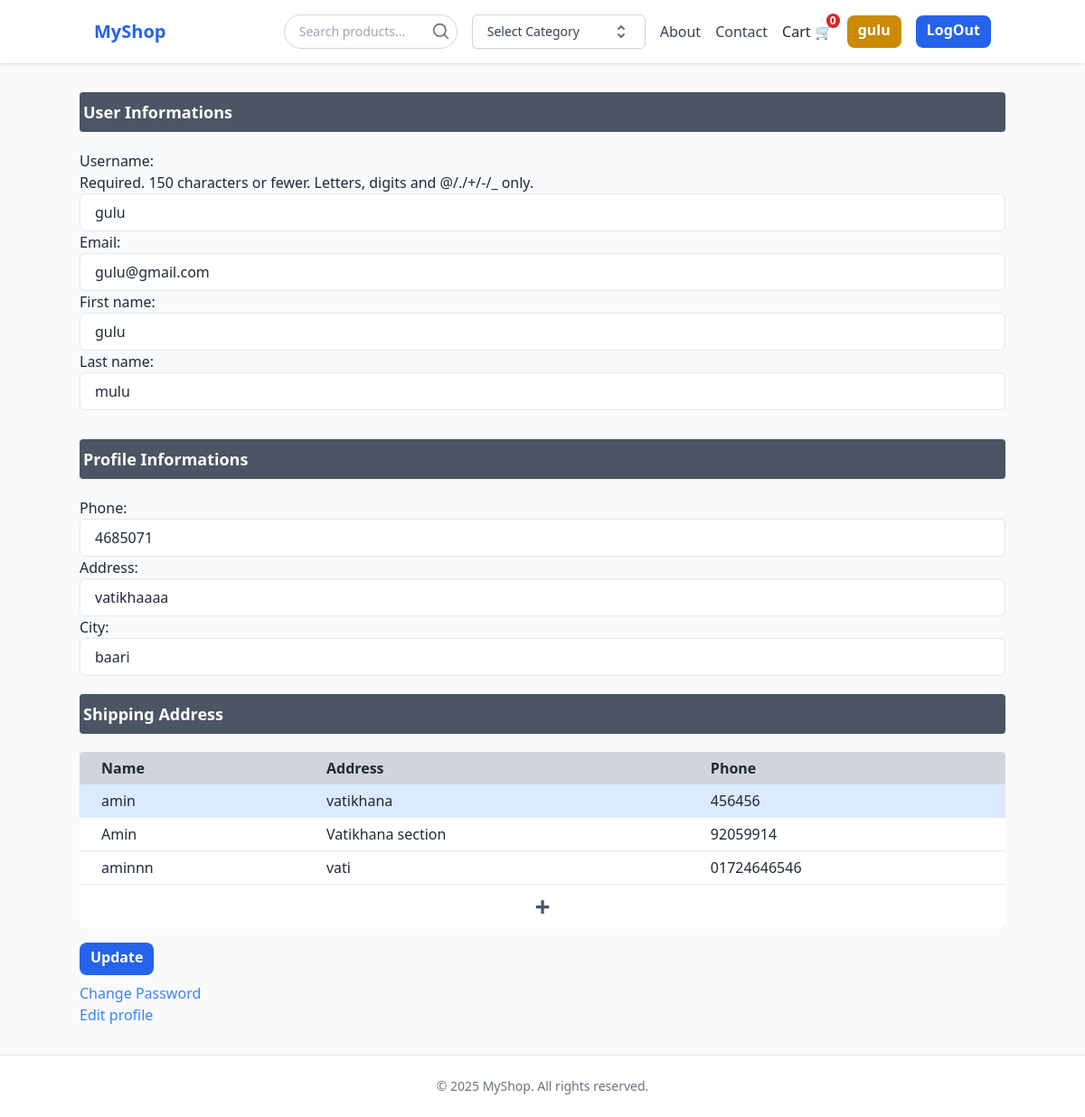
The app's page /update-user/ (signed in) with its own data.
### store/models.py (models this page shows, shortened)
class Profile(models.Model):
    user = models.OneToOneField(User, on_delete=models.CASCADE)
    date_modified = models.DateTimeField(auto_now=True)
    phone = models.CharField(max_length=20, blank=True)
    address = models.CharField(max_length=150, blank=True)
    city = models.CharField(max_length=20, blank=True)

### cart/models.py (models this page shows, shortened)
class Shipping(models.Model):
    user = models.ForeignKey(User, on_delete=models.CASCADE)
    full_name = models.CharField(max_length=100) # receiver full name
    phone = models.CharField(max_length=20)
    city = models.CharField(max_length=100)
    address_line_1 = models.CharField(max_length=225)
    postal_code = models.CharField(max_length=20, null=True, blank=True)
    is_default = models.BooleanField(default=False)

### store/views.py (the view)
# urls.py: path('update-user/', views.update_user, name='update-user'),
def update_user(request):
    if request.user.is_authenticated:
        current_user = User.objects.get(id=request.user.id)
        form = UpdateUserForm(request.POST or None, instance=current_user)
        profile = request.user.profile
        profile_form = UpdateProfileForm(request.POST or None, instance=profile)
        shipping_addresses = current_user.shipping_set.all()
        if request.method == "POST":
            if form.is_valid() and profile_form.is_valid():
                form.save()
                profile_form.save()
                messages.success(request, "Updated Done.")
                return redirect('home')
    context={'form':form, 'profile_form':profile_form, 'shipping_addresses':shipping_addresses}
    return render(request, 'store/update-user.html', context=context)

### store/forms.py
class UpdateUserForm(UserChangeForm):
    password = None
    email = forms.EmailField(
        widget=forms.TextInput(attrs={
            'class': 'w-full px-4 py-2 border rounded-md focus:outline-none focus:ring-2 focus:ring-blue-400',
            'placeholder': 'Email Address'
        })
    )
    class Meta:
        model = User
        fields = ['username', 'email', 'first_name', 'last_name']
    def __init__(self, *args, **kwargs):
        super().__init__(*args, **kwargs)
        self.fields['username'].widget.attrs.update({
            'class': twcssforinput,
            'placeholder': 'Username'
        })
        self.fields['first_name'].widget.attrs.update({
            'class': twcssforinput,
            'placeholder': 'first name'
        })
        self.fields['last_name'].widget.attrs.update({
            'class': twcssforinput,
            'placeholder': 'last name'
        })

class UpdateProfileForm(forms.ModelForm):
    class Meta:
        model = Profile
        fields = ['phone', 'address', 'city']
    def __init__(self, *args, **kwargs):
        super().__init__(*args, **kwargs)
        self.fields['phone'].widget.attrs.update({
            'class': twcssforinput,
            'placeholder': 'Phone number'
        })
        self.fields['address'].widget.attrs.update({
            'class': twcssforinput,
            'placeholder': 'Address'
        })
        self.fields['city'].widget.attrs.update({
            'class': twcssforinput,
            'placeholder': 'City'
        })

### cart/context_processors.py (called while the page is built)
def cart(request):
    if request.user.is_authenticated and not request.user.is_staff:
        cart = loggedUserCart.objects.filter(user=request.user, is_active=True).order_by('-created_at').first()
        if not cart:
            cart = loggedUserCart.objects.create(user=request.user, is_active=True)
        return {
            'cart': cart,
            'prod_count': cart.cart_total_items,
        }
    else:
        cart = SessionCart(request)
        return {
            'cart': cart,
            'prod_count': sum(cart.cart.values()),
        }

### cart/models.py (called while the page is built)
    @property
    def cart_total_items(self):
        return self.items.aggregate(total=Sum('quantity'))['total'] or 0

### store/templates/store/update-user.html (shortened to what this page needs)
{% extends 'store/base.html' %}
{% block content %}
<form action="" method="POST">
    <div class="py-3">
        <h1 class="my-5 py-2 px-1 text-lg font-semibold bg-gray-600 text-white rounded">User Informations</h1>
        {{ form }}
    </div>
    <div class="my-2">
        <h1 class="my-5 py-2 px-1 text-lg font-semibold bg-gray-600 text-white rounded">Profile Informations</h1>
        {{ profile_form }}
    </div>
    <div class="my-2">
        <h1 class="my-5 py-2 px-1 text-lg font-semibold bg-gray-600 text-white rounded">Shipping Address</h1>
        {% if shipping_addresses %}
            <div class="overflow-x-auto mt-4">
                <table class="min-w-full bg-white shadow-md rounded overflow-hidden">
                    <thead class="bg-gray-300">
                        <tr>
                            <th class="text-left px-6 py-1.5">Name</th>
                            <th class="text-left px-6 py-1.5">Address</th>
                            <th class="text-left px-6 py-1.5">Phone</th>
                        </tr>
                    </thead>
                    <tbody class="divide-y divide-gray-200">
                        {% for info in shipping_addresses %}
                            <tr class="{% if info.is_default %}bg-blue-100 hover:bg-blue-200{% else %}hover:bg-gray-100{% endif %}">
                                <td class="px-6 py-1.5">{{ info.full_name }}</td>
                                <td class="px-6 py-1.5">{{ info.address_line_1 }}</td>
                                <td class="px-6 py-1.5">{{ info.phone }}</td>
                            </tr>
                            {% endfor %}
                            <tr>
                                <td colspan="3" class="px-6 py-1.5 text-center text-3xl font-semibold text-gray-600 hover:bg-green-300">
                                    <a href="{% url 'shippingaddress-add' %}" class="block w-full h-full">
                                        +
                                    </a>
                                </td>
                        </tr>
                    </tbody>
                </table>
            </div>
        {% endif %}
    </div>
    <button type="submit" class="text-white hover:bg-blue-700 bg-blue-600 font-semibold px-3 py-1 pb-2 rounded-lg my-2">Update</button>
</form>
<h3>
    <a href="{% url 'password-change' %}" class="text-blue-500">
        Change Password
    </a>
</h3>
<h3>
    <a href="{% url 'update-profile' %}" class="text-blue-500">
        Edit profile
    </a>
</h3>
{% endblock %}

### store/templates/store/base.html (shortened to what this page needs)
{% load static %}
<!DOCTYPE html>
<html lang="en">
<head>
    <script src="https://cdn.tailwindcss.com"></script>
    <link rel="stylesheet" href="{% static 'store/style.css' %}">
</head>
<body class="flex flex-col min-h-screen bg-gray-50 text-gray-800">
    <header class="bg-white shadow">
        <div class="container mx-auto px-4 py-4 flex justify-between items-center">
            <a href="{% url 'home' %}" class="text-xl font-bold text-blue-600">MyShop</a>
            <nav class="flex items-center space-x-4">
                <form method="GET" action="{% url 'home' %}" class="relative w-48">
                    <input
                        type="text"
                        name="q"
                        placeholder="Search products..."
                        value="{{ request.GET.q }}"
                        class="w-full pl-4 pr-10 py-2 border border-gray-300 rounded-full text-sm focus:outline-none focus:ring-2 focus:ring-blue-400"
                    />
                    <button type="submit" class="absolute right-2 top-1/2 transform -translate-y-1/2 text-gray-500 hover:text-blue-600">
                        <svg xmlns="http://www.w3.org/2000/svg" class="h-5 w-5" fill="none"
                            viewBox="0 0 24 24" stroke="currentColor" stroke-width="2">
                            <path stroke-linecap="round" stroke-linejoin="round"
                                d="M21 21l-4.35-4.35M10 18a8 8 0 100-16 8 8 0 000 16z"/>
                        </svg>
                    </button>
                </form>
                <a href="" class="text-gray-700 hover:text-blue-500">
                    <div class="relative inline-block group">
                        <button class="inline-flex items-center justify-between w-48 px-4 py-2 bg-white border border-gray-300 rounded-md shadow-sm text-sm font-medium text-gray-700 hover:bg-gray-100">
                        Select Category
                        <svg class="w-5 h-5 ml-2 text-gray-500" xmlns="http://www.w3.org/2000/svg" fill="none" viewBox="0 0 20 20" stroke="currentColor">
                            <path stroke-linecap="round" stroke-linejoin="round" stroke-width="2" d="M7 7l3-3 3 3m0 6l-3 3-3-3" />
                        </svg>
                        </button>
                    </div>
                </a>
                <a href="" class="text-gray-700 hover:text-blue-500">About</a>
                <a href="" class="text-gray-700 hover:text-blue-500">Contact</a>
                <a href="{% url 'cart' %}" class="relative hover:text-blue-500">Cart 🛒
                    <span id="count" class="absolute -top-2 -right-2 inline-flex items-center justify-center px-1 py-0.5 text-xs font-bold leading-none text-white bg-red-600 rounded-full">
                        {{prod_count|default:0}}
                    </span>
                </a>
                {% if user.is_authenticated %}
                    <a href="{% url 'update-user' %}" class="text-white hover:bg-yellow-700 bg-yellow-600 font-semibold px-3 py-1 pb-2 rounded-lg">{{ user.username }}</a>
                    <a href="{% url 'logout' %}" class="text-white hover:bg-blue-700 bg-blue-600 font-semibold px-3 py-1 pb-2 rounded-lg">LogOut</a>
                {% else %}
                    <a href="{% url 'login' %}" class="text-white hover:bg-blue-700 bg-blue-600 font-semibold px-3 py-1 pb-2 rounded-lg">LogIn</a>
                    <a href="{% url 'register' %}" class="text-white hover:bg-blue-700 bg-blue-600 font-semibold px-3 py-1 pb-2 rounded-lg">Register</a>
                {% endif %}
            </nav>
        </div>
    </header>
    <div id="toast-container" class="fixed inset-0 flex flex-col items-center justify-center z-50 pointer-events-none">
    </div>
    <main class="container mx-auto">
        {% block content %}{% endblock %}
    </main>
    <footer class="bg-white border-t mt-8">
        <div class="container mx-auto px-4 py-6 text-center text-sm text-gray-500">
            &copy; {{ year|default:2025 }} MyShop. All rights reserved.
        </div>
    </footer>
</body>
</html>

### records on screen
Profile: phone "4685071", address "vatikhaaaa", city "baari"
Shipping: full_name "amin", address_line_1 "vatikhana", phone "456456"
Shipping: full_name "Amin", address_line_1 "Vatikhana section", phone "92059914"
Shipping: full_name "aminnn", address_line_1 "vati", phone "01724646546"

### other values on screen
{{ prod_count|default:0 }} "0"
{{ user.username }} "gulu"
{{ year|default:2025 }} "2025"
